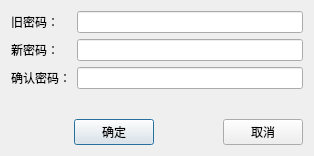
<?xml version="1.0" encoding="UTF-8"?>
<ui version="4.0">
 <class>ChgPwdDlg</class>
 <widget class="QDialog" name="ChgPwdDlg">
  <property name="geometry">
   <rect>
    <x>0</x>
    <y>0</y>
    <width>314</width>
    <height>156</height>
   </rect>
  </property>
  <property name="windowTitle">
   <string>修改密码</string>
  </property>
  <layout class="QVBoxLayout" name="verticalLayout">
   <item>
    <layout class="QGridLayout" name="gridLayout">
     <item row="0" column="0">
      <widget class="QLabel" name="label">
       <property name="text">
        <string>旧密码：</string>
       </property>
      </widget>
     </item>
     <item row="0" column="1">
      <widget class="QLineEdit" name="edit_old_pwd">
       <property name="echoMode">
        <enum>QLineEdit::Password</enum>
       </property>
      </widget>
     </item>
     <item row="1" column="0">
      <widget class="QLabel" name="label_2">
       <property name="text">
        <string>新密码：</string>
       </property>
      </widget>
     </item>
     <item row="1" column="1">
      <widget class="QLineEdit" name="edit_new_pwd">
       <property name="echoMode">
        <enum>QLineEdit::Password</enum>
       </property>
      </widget>
     </item>
     <item row="2" column="0">
      <widget class="QLabel" name="label_3">
       <property name="text">
        <string>确认密码：</string>
       </property>
      </widget>
     </item>
     <item row="2" column="1">
      <widget class="QLineEdit" name="edit_new_pwd_2">
       <property name="echoMode">
        <enum>QLineEdit::Password</enum>
       </property>
      </widget>
     </item>
    </layout>
   </item>
   <item>
    <spacer name="verticalSpacer">
     <property name="orientation">
      <enum>Qt::Vertical</enum>
     </property>
     <property name="sizeHint" stdset="0">
      <size>
       <width>20</width>
       <height>24</height>
      </size>
     </property>
    </spacer>
   </item>
   <item>
    <layout class="QHBoxLayout" name="horizontalLayout">
     <item>
      <spacer name="horizontalSpacer_2">
       <property name="orientation">
        <enum>Qt::Horizontal</enum>
       </property>
       <property name="sizeHint" stdset="0">
        <size>
         <width>40</width>
         <height>20</height>
        </size>
       </property>
      </spacer>
     </item>
     <item>
      <widget class="QPushButton" name="btn_ok">
       <property name="text">
        <string>确定</string>
       </property>
      </widget>
     </item>
     <item>
      <spacer name="horizontalSpacer">
       <property name="orientation">
        <enum>Qt::Horizontal</enum>
       </property>
       <property name="sizeHint" stdset="0">
        <size>
         <width>40</width>
         <height>20</height>
        </size>
       </property>
      </spacer>
     </item>
     <item>
      <widget class="QPushButton" name="btn_cancel">
       <property name="text">
        <string>取消</string>
       </property>
      </widget>
     </item>
    </layout>
   </item>
  </layout>
 </widget>
 <resources/>
 <connections/>
</ui>
